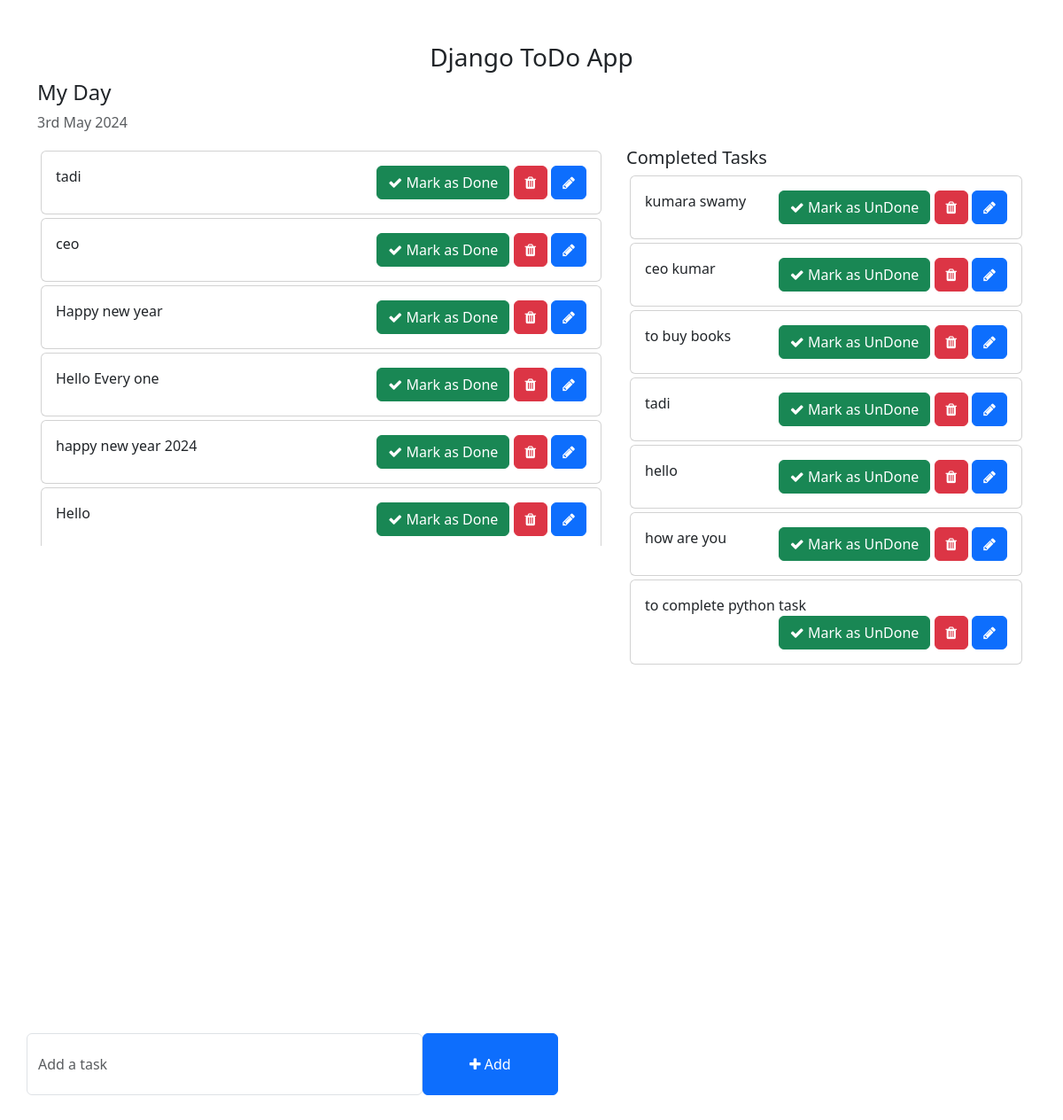
The page / on the database its author committed.
### app/models.py (models this page shows, shortened)
class Task(models.Model):
    task=models.CharField(max_length=1000)
    is_completed=models.BooleanField(default=False)
    created_at=models.DateTimeField(auto_now_add=True)
    updated_at=models.DateTimeField(auto_now=True)

### todo/views.py (the view)
# urls.py: 2. Add a URL to urlpatterns:  path('', views.home, name='home')
def home (request):
    tasks=Task.objects.filter(is_completed=False).order_by('-updated_at')
    completed_tasks=Task.objects.filter(is_completed=True)
    context={
        'tasks':tasks,
        'completed_tasks':completed_tasks
    }
    return render(request,'home.html',context)

### templates/home.html (shortened to what this page needs)
<!DOCTYPE html>
<html lang="en">
<head>
    <link href="https://cdn.jsdelivr.net/npm/bootstrap@5.3.0-alpha1/dist/css/bootstrap.min.css" rel="stylesheet">
    <link rel="stylesheet" href="https://cdnjs.cloudflare.com/ajax/libs/font-awesome/4.7.0/css/font-awesome.min.css">
</head>
<body>
    <div class="container">
        <h3 class="pt-5 text-center">Django ToDo App</h3>
        <div class="row">
            <h4>My Day</h4>
            <p class="text-muted">{% now "jS F Y" %}</p>
            <div class="col-md-7 col-lg-7" style="height: 450px; overflow: scroll;">
                {% for task in tasks %}
                <div class="card m-1">
                    <div class="card-body">
                        {{task.task}}
                        <span style="position: relative; float: right;">
                            <a href= {% url 'mark_as_done' task.pk %} class="btn btn-success"><i class="fa fa-check"></i> Mark as Done</a>
                            <a herf= {% url 'delete_task' task.pk %} class="btn btn-danger"><i class="fa fa-trash"></i></a>
                            <a href= {% url 'edit_task' task.id %} class="btn btn-primary"><i class="fa fa-pencil"></i></a>
                        </span>
                    </div>
                </div>
                {% endfor %}
            </div>
            <div class="col-md-5 col-lg-5">
                <h5>Completed Tasks</h5>
                {% for task in completed_tasks %}
                <div class="card m-1">
                    <div class="card-body">
                        {{task.task}}
                        <span style="position: relative; float: right;">
                            <a href= {% url 'mark_as_Undone' task.pk %} class="btn btn-success"><i class="fa fa-check"></i> Mark as UnDone</a>
                            <a herf= {% url 'delete_task' task.id %} class="btn btn-danger"><i class="fa fa-trash"></i></a>
                            <a href= {% url 'edit_task' task.id %} class="btn btn-primary"><i class="fa fa-pencil"></i></a>
                        </span>
                    </div>
                </div>
                {% endfor %}
            </div>
        </div>
        <div class="row">
            <div class="col-md-6 col-lg-6 p-0" style="position: absolute; bottom: 50px;">
                <form action="{% url 'addTask' %}" method="POST" >
                    <div class="form-group">
                        <span style="display: flex;">
                            <input type="text" name="task" class="form-control" placeholder="Add a task">
                            <button type="submit" class="btn btn-primary" style="width: 200px;"><i class="fa fa-plus"></i> Add</button>
                        </span>
                    </div>
                </form>
            </div>
        </div>
    </div>
</body>
</html>

### templates/home.html (style rules this page uses)
.form-control { padding: 1.375rem .75rem !important; }

### rows shown on the page
Task: task "tadi"
Task: task "ceo"
Task: task "Happy new year"
Task: task "Hello Every one"
Task: task "happy new year 2024"
Task: task "Hello"
Task: task "kumara swamy"
Task: task "ceo kumar"
Task: task "to buy books"
Task: task "tadi"
Task: task "hello"
Task: task "how are you"
Task: task "to complete python task"
